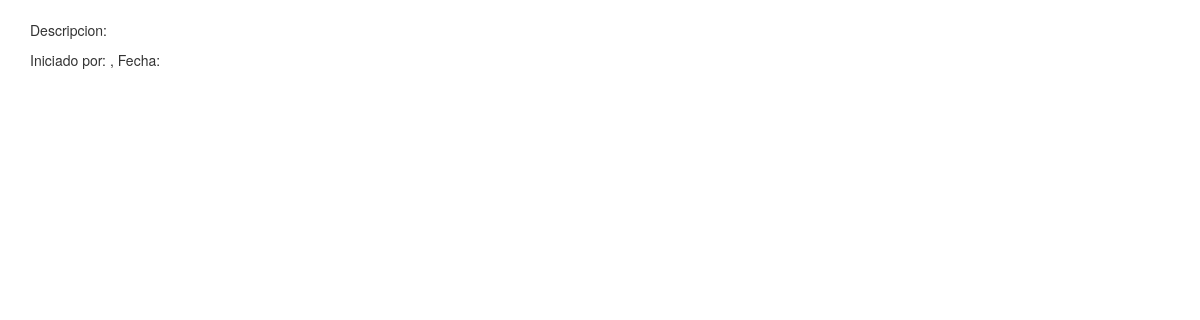
/public/workflow/mostrar_workflows.php, run on an earlier commit of the app's database.
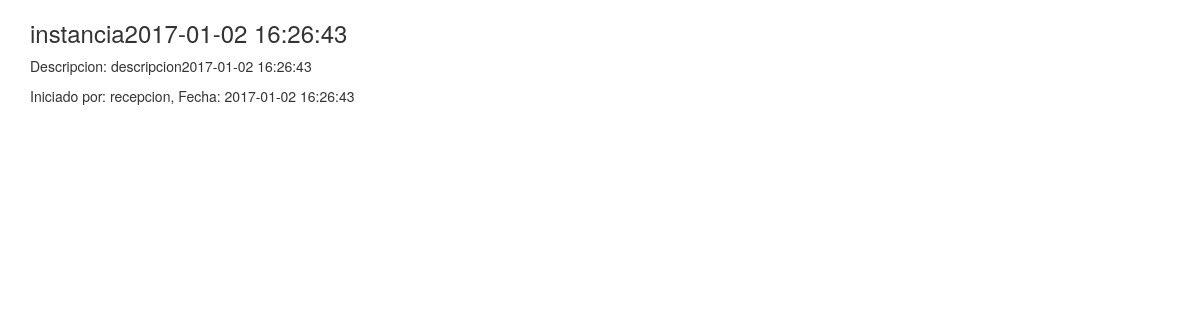
And on a later commit of the database.
### tables this page shows
CREATE TABLE `instancia` (
  `id_instancia` int(11) NOT NULL,
  `id_workflow` int(11) NOT NULL,
  `id_usuario` varchar(30) NOT NULL,
  `titulo` varchar(100) NOT NULL,
  `descripcion` varchar(500) NOT NULL,
  `satisfactoria` int(11) NOT NULL,
  `fecha_inicio` datetime NOT NULL,
  `fecha_final` datetime DEFAULT NULL
);

### public/workflow/mostrar_workflows.php (the view, shortened to what this page needs)
<html>
<head>
    <link href="css/bootstrap.min.css" rel="stylesheet">
</head>
<body>
    <div class="container">
        <div class="table-responsive">
<?php
    require_once 'conexion.php';
    $id_instancia = intval($_GET['q']);
	$query="select *
	from instancia
	where id_instancia='$id_instancia'";
	$result= mysqli_query($link,$query);
	$row=mysqli_fetch_assoc($result);
	echo '<h3>'.$row['titulo'].'</h3>';
	echo '<p>Descripcion: '.$row['descripcion'].'</p>';
	echo '<p>Iniciado por: '.$row['id_usuario'].', Fecha: '.$row['fecha_inicio'].'</p>';
?>
        </div>
    </div>
</body>
</html>

What changed in the data, as far as the page shows it:
added instancia: titulo "instancia2017-01-02 16:26:43", descripcion "descripcion2017-01-02 16:26:43", id_usuario "recepcion", fecha_inicio "2017-01-02 16:26:43"
